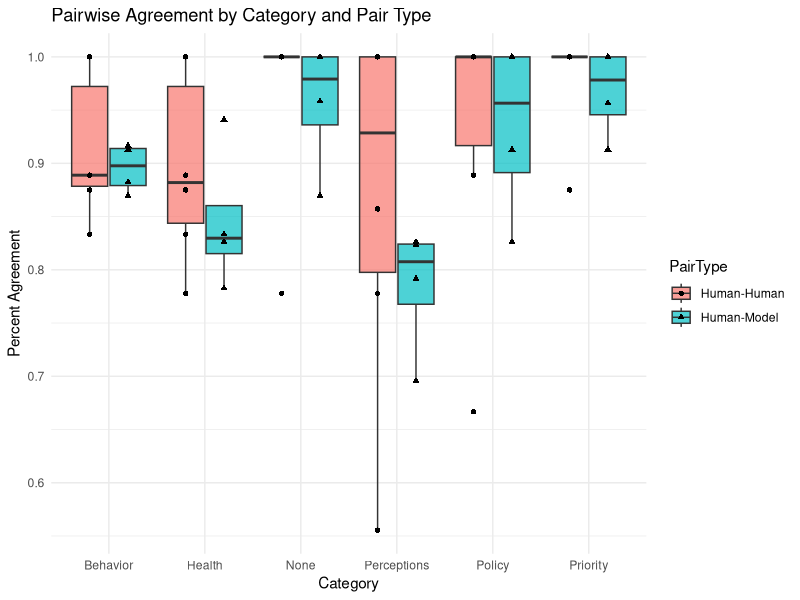
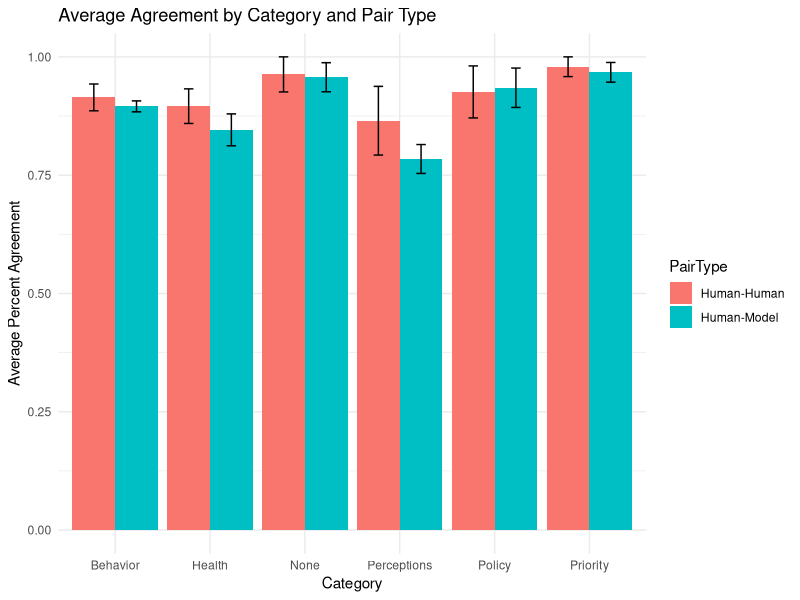
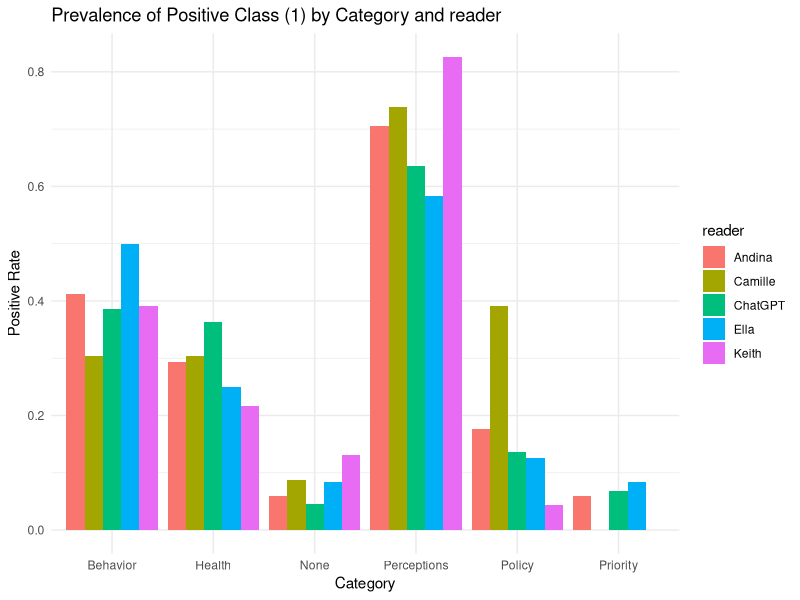
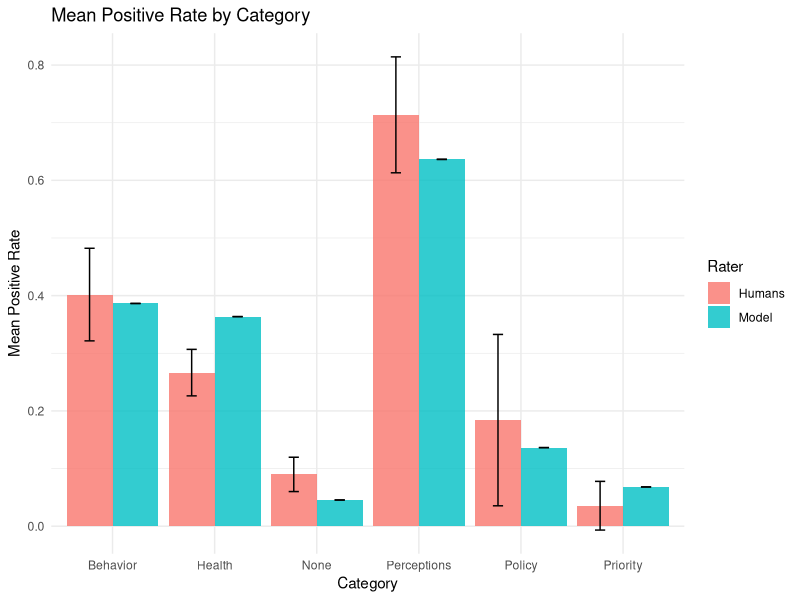

Write R code to recreate these figures, in order.
library(tidyverse)

datasetHand <- read.csv("data/classificationByHand3.csv", sep = ";")

datasetGPT <- read.csv("dataNew/classificationChatGPT_o4mini_final.csv")

#### exclude papers that are excluded from the first script ####
datasetGPTinclusion <- read.csv("dataNew/inclusionChatGPT_o4mini_final.csv")

getmode <- function(v) {
  v <- na.omit(v)
  uniqv <- unique(v)
  uniqv[which.max(tabulate(match(v, uniqv)))]
}

# similarly for Gini
norm_gini <- function(n) {
  p <- n / sum(n)
  G <- 1 - sum(p^2)
  G / (1 - 1/length(n))
}

datasetGPTsummary <- datasetGPTinclusion %>%
  # filter(inclusionChatGPTClean %in% c("excluded", "included")) %>% 
  group_by(custom_id) %>% 
  summarize(inclusionChatGPTCleanMode = getmode(inclusionChatGPTClean),
            countExclusion = sum(inclusionChatGPTClean == "excluded", na.rm = TRUE),
            countInclusion = sum(inclusionChatGPTClean == "included", na.rm = TRUE),
            countBlank = sum(inclusionChatGPTClean == "", na.rm=T))

datasetGPTsummary$gini_norm <- mapply(
  function(a, b, c) norm_gini(c(a, b, c)),
  datasetGPTsummary$countExclusion,
  datasetGPTsummary$countInclusion,
  datasetGPTsummary$countBlank
)

#IDs to check manually for exclusion from inclusion data
IDmanual2 <- unique(subset(datasetGPTsummary, gini_norm > 0.5)$custom_id)
IDmanual3 <- subset(datasetGPTsummary, countBlank > 1)$custom_id

save(IDmanual2, IDmanual3, file = "output/checkIDmanualInclusion.RData")

# these are the uncertain ones, for now I remove here
datasetGPTsummary <- subset(datasetGPTsummary, gini_norm < 0.5)
datasetGPTsummary <- subset(datasetGPTsummary, countBlank < 2)

datasetInclusion <- subset(datasetGPTsummary, countInclusion > 2)

##### make sure the IDs match #####
dataMatching <- read.csv("output/tableIDMatching.csv")

datasetHand <- merge(datasetHand, dataMatching %>% 
                       select(IDhand, IDgpt), by.x = "ID", by.y = "IDhand")

datasetHand <- subset(datasetHand, IDgpt %in% unique(datasetInclusion$custom_id))
datasetGPT <- subset(datasetGPT, custom_id %in% unique(datasetInclusion$custom_id))

#### preparing the classification dataset from chatgpt ####
datasetGPTsimple <- datasetGPT %>%
  select(custom_id, choice_index, classificationChatGPTClean)

datasetGPTsimple$classificationChatGPTClean <- ifelse(datasetGPTsimple$classificationChatGPTClean == "", "Blank", datasetGPTsimple$classificationChatGPTClean)

getmode <- function(v) {
  v <- na.omit(v)
  uniqv <- unique(v)
  uniqv[which.max(tabulate(match(v, uniqv)))]
}

colsGPT <- c("Perceptions", "Behaviors", "Policy", "Health", "Priority", "None", "Blank")

# find a way to measure uncertainty for each category

# for sure, count, but then what, count the number for every category? Could work

datasetGPTsimple_wide <- datasetGPTsimple %>%
  group_by(custom_id, choice_index) %>% 
  # Remove brackets and single quotes
  mutate(categories = gsub("\\[|\\]|'", "", classificationChatGPTClean)) %>%
  # Split the string into multiple rows
  separate_rows(categories, sep = ",\\s*") %>%
  mutate(categories = str_replace_all(categories, " ", "")) %>% 
  # Create a dummy column
  mutate(dummy = 1) %>%
  # Pivot to a wide format, filling missing values with 0
  tidyr::pivot_wider(names_from = categories, values_from = dummy, values_fill = 0) %>% 
  group_by(custom_id) %>% 
  summarise(
    across(
      all_of(colsGPT),
      .fns = list(
        mode  = getmode,            # your existing mode function
        count = ~ sum(.x, na.rm = TRUE)
      ),
      .names = "{.col}_{.fn}"
    )
  )

#IDs to check manually for inclusion from classification data
IDmanual <- unique(subset(datasetGPTsimple_wide, Blank_count > 1)$custom_id)
save(IDmanual, file = "output/checkIDmanualClassif.RData")

datasetGPTsimple_wide_certain <- subset(datasetGPTsimple_wide, Blank_count < 2)

colsGPT <- c("Perceptions", "Behaviors", "Policy", "Health", "Priority", "None")

datasetGPTsimple_wide_fit <- datasetGPTsimple_wide_certain %>% 
  rename(
    Behavior = Behaviors_mode,
    Perceptions = Perceptions_mode,
    Policy = Policy_mode,
    Health = Health_mode,
    Priority = Priority_mode,
    None = None_mode
  ) %>%
  mutate(reader = "ChatGPT",
         ID = custom_id) %>% 
  select(ID, Perceptions, Priority, Policy, Health, Behavior, None, reader)

datasetHand_fit <- datasetHand %>% 
  mutate(None = ifelse(Inclusion == 0, 1, 0)) %>% 
  select(IDgpt, Perceptions, Priority, Policy, Health, Behavior, None, reader) %>% 
  rename(ID = IDgpt)

write.csv(datasetGPTsimple_wide_fit, "output/dataClassifToPlot.csv", row.names = F)

#### Merging classifications to make comparisons
dataCompare <- rbind(datasetHand_fit, datasetGPTsimple_wide_fit)

dataCompare <- dataCompare %>%
  group_by(ID) %>%
  filter(n() > 1) %>%
  ungroup()

# remove duplicate
dataCompare <- dataCompare %>%
  distinct(ID, reader, .keep_all = TRUE)

colsBoth <- c("Perceptions", "Behavior", "Policy", "Health", "Priority", "None")

class_cols <- colsBoth

mismatch_summary <- dataCompare %>%
  group_by(ID) %>%
  summarize(across(all_of(class_cols), ~ n_distinct(.)), .groups = "drop") %>%
  # Identify IDs where at least one classification column has more than one unique value
  filter(if_any(all_of(class_cols), ~ . > 1))

# View the summary of IDs with mismatches
print(mismatch_summary)

####### reader specific 
# Convert classification columns to character and pivot to long format
long_data <- dataCompare %>%
  select(ID, reader, all_of(class_cols)) %>%
  mutate(across(all_of(class_cols), as.character)) %>%
  pivot_longer(cols = all_of(class_cols), 
               names_to = "variable", 
               values_to = "response")

# Self join to compare responses from different readers for the same ID and variable
pairwise <- long_data %>%
  inner_join(long_data, by = c("ID", "variable"), suffix = c("_1", "_2")) %>%
  filter(reader_1 < reader_2) %>%   # to avoid duplicate pairs
  mutate(agreement = ifelse(response_1 == response_2, "Agree", "Disagree"))

# Create a contingency table of overall agreement/disagreement
agreement_table <- table(pairwise$agreement)
print(agreement_table)

reader_pair_summary <- pairwise %>%
  group_by(reader_1, reader_2, agreement) %>%
  summarize(count = n(), .groups = "drop") %>%
  pivot_wider(names_from = agreement, values_from = count, values_fill = 0)

print(reader_pair_summary)

##### comparing columns 
# Create a contingency table for each classification variable
agreement_tables <- pairwise %>%
  group_by(variable, agreement) %>%
  summarize(count = n(), .groups = "drop") %>%
  pivot_wider(names_from = agreement, values_from = count, values_fill = 0)

print(agreement_tables)

### 
# Get list of unique raters
raters <- unique(dataCompare$reader)

# Create all unique pairs of raters
pairs <- combn(raters, 2, simplify = FALSE)

# Prepare a data frame to store percent agreement results
agreement_results <- data.frame(Pair = character(), 
                                Category = character(), 
                                PercentAgreement = numeric(),
                                PairType = character(),
                                stringsAsFactors = FALSE)
categories <- class_cols

# Loop over each pair and each category
for (pair in pairs) {
  rater1 <- pair[1]
  rater2 <- pair[2]
  
  # Subset df to rows for the two raters
  df_pair <- dataCompare %>% 
    filter(reader %in% c(rater1, rater2)) %>%
    group_by(ID) %>% 
    filter(n() == 2) %>%  # Keep only papers rated by both
    ungroup()
  
  for (cat in categories) {
    # For the given category, pivot to wide format so that each row is a paper 
    # with two columns for the two raters' responses.
    df_wide <- df_pair %>% 
      select(ID, reader, !!sym(cat)) %>% 
      pivot_wider(names_from = reader, values_from = !!sym(cat))
    
    # Only process if there is any data after pivoting
    if (nrow(df_wide) > 0) {
      # Calculate the raw percent agreement
      agreement <- mean(df_wide[[rater1]] == df_wide[[rater2]], na.rm = TRUE)
      
      # Label the pair type
      pair_type <- ifelse(grepl("ChatGPT", paste(rater1, rater2)), "Human-Model", "Human-Human")
      
      # Append the result
      agreement_results <- rbind(agreement_results,
                                 data.frame(Pair = paste(rater1, rater2, sep = "-"),
                                            Category = cat,
                                            PercentAgreement = agreement,
                                            PairType = pair_type,
                                            stringsAsFactors = FALSE))
      
    }
  }
}

# Display the results
print(agreement_results)

### visualise this

# Boxplot with jittered points to show distribution by Category and PairType
# ggplot(agreement_results, aes(x = Category, y = PercentAgreement, fill = PairType)) +
#   geom_boxplot(outlier.shape = NA, alpha = 0.7) +
#   geom_jitter(width = 0.05, alpha = 0.5, color = "black") +
#   labs(title = "Pairwise Agreement by Category and Pair Type",
#        x = "Category",
#        y = "Percent Agreement") +
#   theme_minimal()

ggplot(agreement_results, aes(x = Category, y = PercentAgreement, fill = PairType)) +
  geom_boxplot(position = position_dodge(width = 0.8), outlier.shape = NA, alpha = 0.7) +
  geom_jitter(aes(shape = PairType), 
              position = position_dodge(width = 0.8), alpha = 1) +
  labs(title = "Pairwise Agreement by Category and Pair Type",
       x = "Category",
       y = "Percent Agreement") +
  theme_minimal()

agg_data <- agreement_results %>%
  group_by(Category, PairType) %>%
  summarise(
    mean_agreement = mean(PercentAgreement, na.rm = TRUE),
    sd_agreement = sd(PercentAgreement, na.rm = TRUE),
    n = n()
  ) %>%
  ungroup() %>%
  mutate(se = sd_agreement / sqrt(n))

# Plot bar chart with error bars (using standard error)
ggplot(agg_data, aes(x = Category, y = mean_agreement, fill = PairType)) +
  geom_bar(stat = "identity", position = position_dodge(width = 0.9)) +
  geom_errorbar(aes(ymin = mean_agreement - se, ymax = mean_agreement + se),
                width = 0.2,
                position = position_dodge(width = 0.9)) +
  labs(title = "Average Agreement by Category and Pair Type",
       x = "Category",
       y = "Average Percent Agreement") +
  theme_minimal()

### getting more insights
# Calculate the prevalence (positive rate) for each category per reader
prevalence_data <- dataCompare %>%
  pivot_longer(cols = categories, names_to = "Category", values_to = "Value") %>%
  group_by(reader, Category) %>%
  summarise(positive_rate = mean(Value, na.rm = TRUE),
            .groups = "drop")

# View the prevalence data
print(prevalence_data)


################ maybe new version of above

# Step 1: Calculate prevalence (positive rate) for each category per reader
prevalence_data <- dataCompare %>%
  pivot_longer(cols = categories, names_to = "Category", values_to = "Value") %>%
  group_by(reader, Category) %>%
  summarise(positive_rate = mean(Value, na.rm = TRUE),
            .groups = "drop")

# Example plot: Compare positive rates per category for each reader
ggplot(prevalence_data, aes(x = Category, y = positive_rate, fill = reader)) +
  geom_bar(stat = "identity", position = position_dodge(width = 0.9)) +
  labs(title = "Prevalence of Positive Class (1) by Category and reader",
       x = "Category",
       y = "Positive Rate") +
  theme_minimal()

# Step 2: For human raters, compute the mean positive rate and standard deviation per category.
human_prevalence <- prevalence_data %>%
  filter(reader != "ChatGPT") %>%
  group_by(Category) %>%
  summarise(mean_human_rate = mean(positive_rate, na.rm = TRUE),
            sd_human_rate = sd(positive_rate, na.rm = TRUE),
            .groups = "drop")

# Step 3: For the model, extract the positive rate for each category.
model_prevalence <- prevalence_data %>%
  filter(reader == "ChatGPT") %>%
  select(Category, model_rate = positive_rate)

# Step 4: Merge the human and model results by Category.
comparison_data <- left_join(model_prevalence, human_prevalence, by = "Category")

# Step 5: Reshape for plotting the two groups (Model and Humans).
comparison_long <- comparison_data %>%
  pivot_longer(cols = c(model_rate, mean_human_rate),
               names_to = "Rater", values_to = "Rate") %>%
  mutate(Rater = recode(Rater,
                        "model_rate" = "Model",
                        "mean_human_rate" = "Humans"))

comparison_long$sd_human_rate <- ifelse(comparison_long$Rater == "Model", 0, comparison_long$sd_human_rate)

# Step 6: Plot the comparison with error bars (only for the human group).
ggplot(comparison_long, aes(x = Category, y = Rate, fill = Rater)) +
  geom_bar(stat = "identity", position = position_dodge(width = 0.9), alpha = 0.8) +
  # Add error bars only for Humans
  geom_errorbar(data = comparison_long,
                aes(x = Category,
                    ymin = Rate - sd_human_rate,
                    ymax = Rate + sd_human_rate),
                width = 0.2,
                position = position_dodge(width = 0.9)) +
  labs(title = "Mean Positive Rate by Category",
       x = "Category",
       y = "Mean Positive Rate") +
  theme_minimal()









